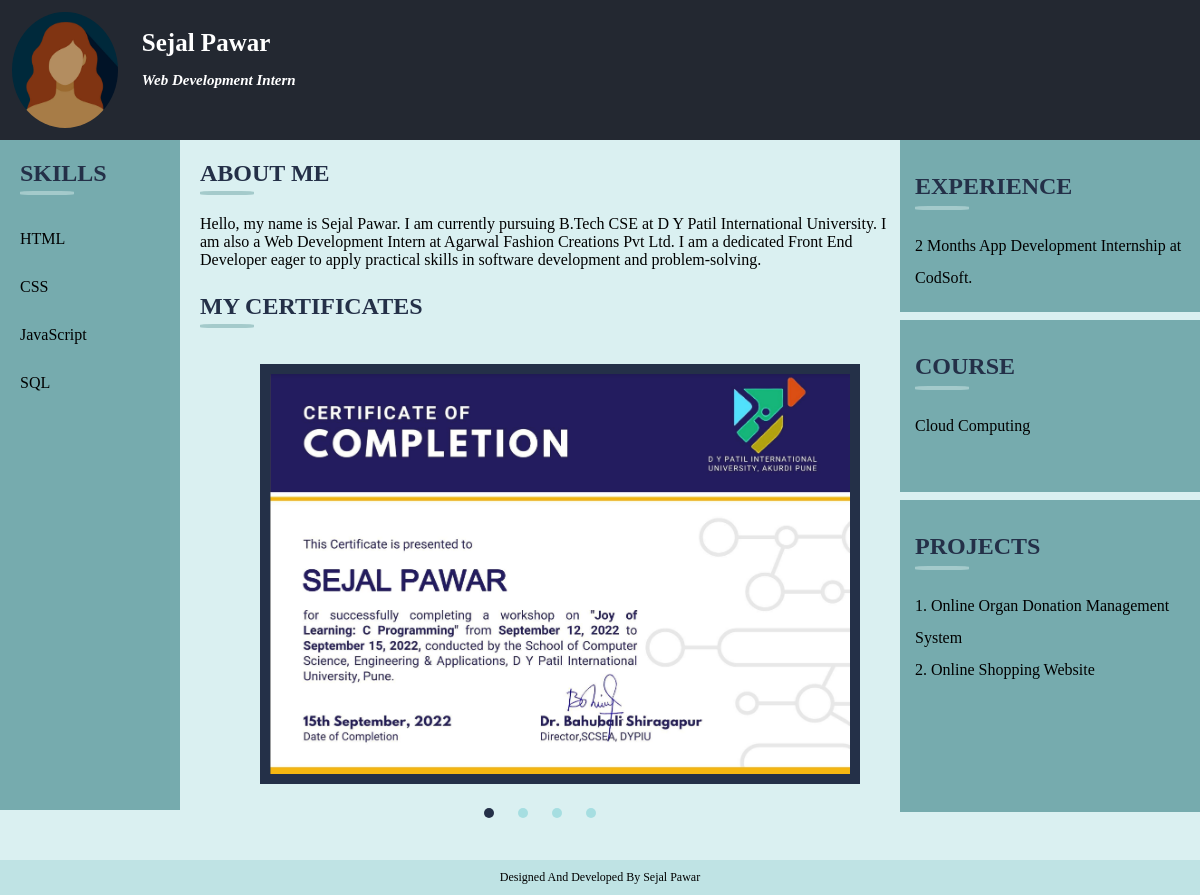
The page / on the database its author committed.
### tables this page shows
CREATE TABLE `employees` (
  `username` char(50) NOT NULL,
  `password` varchar(100) NOT NULL,
  `first_name` char(100) NOT NULL,
  `last_name` char(100) NOT NULL,
  `emp_id` int(10) NOT NULL,
  `designation` varchar(100) DEFAULT NULL,
  `about_me` varchar(500) DEFAULT NULL,
  `experience` varchar(100) DEFAULT NULL,
  `skills` varchar(500) DEFAULT NULL,
  `course` varchar(500) DEFAULT NULL,
  `projects` varchar(500) DEFAULT NULL,
  `phone_no` int(10) NOT NULL,
  `email` varchar(100) NOT NULL,
  `address` varchar(200) NOT NULL,
  `city` char(100) NOT NULL,
  `pincode` int(6) NOT NULL,
  `department` varchar(100) NOT NULL,
  `country` char(100) NOT NULL
);

### index.php (the view, shortened to what this page needs)
<?php
include 'config.php';
$sql = "SELECT * FROM employees WHERE emp_id = '18105'";
$result = $conn->query($sql);
$row = $result->fetch_assoc();
?>
<!DOCTYPE html>
<html>
<head>
<link rel="stylesheet" type="text/css" href="stylesheet.css">
</head>
<body>
<div class="heading">
  <img src="author-image.jpg" class="image">
  <h1><?php echo $row['first_name'] ." ". $row['last_name']; ?><br><p class="p1"><?php echo $row['designation']; ?></p></h1>
</div>
<div style="overflow:auto">
  <div class="menu">
    <h2>Skills</h2>
    <div class="menuitem"><?php echo $row['skills']; ?></div>
  </div>
  <div class="main">
    <h2>About Me</h2>
    <p><?php echo $row['about_me']; ?></p>
    <h3>MY CERTIFICATES</h3>
    <div id="frame">
        <div id="slides">
            <div id="overflow">
                <div class="inner">
                    <div class="frame">
                        <img src="certificate1.png">
                    </div>
                </div>
            </div>
        </div>
        <div id="controls">
            <label for="frame2"></label>
            <label for="frame3"></label>
        </div>
        <div id="bullets">
            <label for="frame1"></label>
            <label for="frame2"></label>
            <label for="frame3"></label>
            <label for="frame4"></label>
        </div>
    </div>
  </div>
  <div class="right">
    <div class="right1"><h2>Experience</h2>
    <p><?php echo $row['experience']; ?></p></div>
    <div class="right2"><h2>Course</h2>
    <p><?php echo $row['course']; ?></p></div>
    <div class="right3"><h2>Projects</h2>
    <p><?php echo $row['projects']; ?></p></div>
  </div>
</div>
    <div class="footer"> Designed And Developed By <?php echo $row['first_name'] ." ". $row['last_name']; ?></div>
</body>
</html>

### stylesheet.css (style rules this page uses)
* { box-sizing: border-box; }
body { font-family:Verdana; margin: 0; background-color: #daf0f1; background-repeat: no-repeat; background-size: cover; color: black; }
.menu { float: left; width: 15%; height: 670px; padding-left: 20px; background-color: #76ABAE; }
.menuitem { margin-top: 7px; line-height: 3em; }
.heading { background-color:#232831; padding:12px; color: white; height: 140px; }
h1 { margin-bottom: 5px; display: inline-block; vertical-align: top; font-size: 25px; padding-left: 20px; }
.p1 { font-size: 15px; font-style: italic; }
.image { width: 9%; border-radius: 60%; }
.main { float: left; width: 60%; height: 100%; padding: 0 10px; overflow:hidden; padding-left: 20px; color: black; }
.right1, .right2, .right3 { background-color: #76ABAE; float: right; width: 25%; padding: 10px 15px; line-height: 2em; border-bottom: 0.5em solid #daf0f1; }
.right1 { height: 180px; }
.right2 { height: 180px; }
.right3 { height: 320px; }
.footer { background-color:#bfe3e4; text-align:center; padding:10px; font-size:12px; margin-top: 3em; }
h2 { text-transform:uppercase; color:#243048; }
h2:after { content:' '; display:block; border:2px solid #a4cacb; width: 50px; margin-top: 4px; border-radius: 25%; }
h3 { margin-bottom: 1.5em; color: #243048; font-size: 1.5em; }
h3:after { content:' '; display:block; border:2px solid #a4cacb; width: 50px; margin-top: 4px; border-radius: 25%; }
#frame { height: 460px; width: 500px; max-width: 100; margin-left: 60px; }
img { height: 100%; width: 100%; }
#frame label { cursor: pointer; text-decoration: none; }
#slides { padding: 10px; background: #243048; position: relative; height: 420px; width: 600px; }
#overflow { width: 100%; overflow: hidden; }
#frame1:checked~#slides .inner { margin-left: 0; }
#slides .inner { transition: margin-left 800ms cubic-bezier(0.770, 0.000, 0.175, 1.000); width: 400%; line-height: 0; height: 400px; }
#slides .frame { width: 25%; float: left; display: flex; justify-content: center; align-items: center; height: 400px; }
#controls { margin: -180px 0 0 0; width: 100%; height: 50px; z-index: 4; position: relative; }
#controls label { transition: opacity 0.2s ease-out; display: none; width: 50px; height: 50px; opacity: .4; }
#frame1:checked~#controls label:nth-child(2), #frame2:checked~#controls label:nth-child(3), #frame3:checked~#controls label:nth-child(4), #frame4:checked~#controls label:nth-child(1) { float: right; margin: 0 -50px 0 0; display: block; }
#frame1:checked~#controls label:nth-last-child(2), #frame2:checked~#controls label:nth-last-child(3), #frame3:checked~#controls label:nth-last-child(4), #frame4:checked~#controls label:nth-last-child(1) { float: left; margin: 0 0 0 -50px; display: block; }
#bullets { margin: 150px 0 0; text-align: center; margin-left: 60px; }
#bullets label { display: inline-block; width: 10px; height: 10px; border-radius: 100%; background: #a6dee1; margin: 0 10px; }
#frame1:checked~#bullets label:nth-child(1), #frame2:checked~#bullets label:nth-child(2), #frame3:checked~#bullets label:nth-child(3), #frame4:checked~#bullets label:nth-child(4) { background: #243048; }

### rows shown on the page
employees: first_name "Sejal", last_name "Pawar", designation "Web Development Intern", skills "HTML CSS JavaScript SQL", about_me "Hello, my name is Sejal Pawar. I am currently pursuing B.Tech CSE at D Y Patil International University. I am also a Web Development Intern at Agarwal Fashion Creations Pvt Ltd. I am a dedicated Front End Developer eager to apply practical skills in software development and problem-solving.", experience "2 Months App Development Internship at CodSoft.", course "Cloud Computing", projects "1. Online Organ Donation Management System 2. Online Shopping Website"
